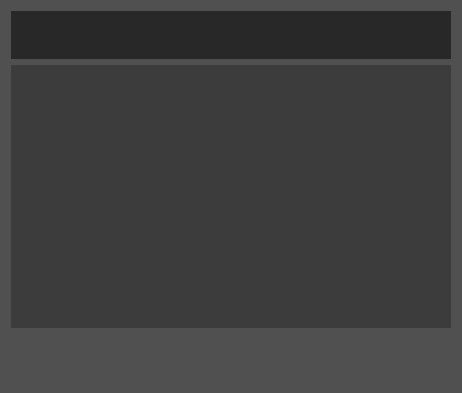
<?xml version="1.0" encoding="UTF-8"?>
<ui version="4.0">
 <class>OpenPersonDialog</class>
 <widget class="QWidget" name="OpenPersonDialog">
  <property name="geometry">
   <rect>
    <x>0</x>
    <y>0</y>
    <width>462</width>
    <height>393</height>
   </rect>
  </property>
  <property name="windowTitle">
   <string>Odpri osebo</string>
  </property>
  <property name="styleSheet">
   <string notr="true">border: none;
background-color: rgb(80,80,80);</string>
  </property>
  <layout class="QGridLayout" name="gridLayout">
   <item row="2" column="2">
    <widget class="QPushButton" name="open_button">
     <property name="minimumSize">
      <size>
       <width>0</width>
       <height>48</height>
      </size>
     </property>
     <property name="maximumSize">
      <size>
       <width>16777215</width>
       <height>48</height>
      </size>
     </property>
     <property name="text">
      <string/>
     </property>
     <property name="icon">
      <iconset resource="../../resources/resources.qrc">
       <normaloff>:/icons/icons/ok.png</normaloff>:/icons/icons/ok.png</iconset>
     </property>
     <property name="iconSize">
      <size>
       <width>32</width>
       <height>32</height>
      </size>
     </property>
    </widget>
   </item>
   <item row="1" column="0" colspan="3">
    <widget class="QListWidget" name="person_list">
     <property name="font">
      <font>
       <family>MS Shell Dlg 2</family>
       <pointsize>12</pointsize>
       <weight>50</weight>
       <bold>false</bold>
      </font>
     </property>
     <property name="styleSheet">
      <string notr="true">background-color: rgb(60,60,60);
color: white;</string>
     </property>
     <property name="selectionMode">
      <enum>QAbstractItemView::ExtendedSelection</enum>
     </property>
    </widget>
   </item>
   <item row="2" column="0">
    <widget class="QPushButton" name="cancel_button">
     <property name="minimumSize">
      <size>
       <width>0</width>
       <height>48</height>
      </size>
     </property>
     <property name="maximumSize">
      <size>
       <width>16777215</width>
       <height>48</height>
      </size>
     </property>
     <property name="text">
      <string/>
     </property>
     <property name="icon">
      <iconset resource="../../resources/resources.qrc">
       <normaloff>:/icons/icons/cancel.png</normaloff>:/icons/icons/cancel.png</iconset>
     </property>
     <property name="iconSize">
      <size>
       <width>32</width>
       <height>32</height>
      </size>
     </property>
    </widget>
   </item>
   <item row="0" column="0" colspan="3">
    <widget class="QLineEdit" name="filter_edit">
     <property name="minimumSize">
      <size>
       <width>0</width>
       <height>48</height>
      </size>
     </property>
     <property name="maximumSize">
      <size>
       <width>16777215</width>
       <height>48</height>
      </size>
     </property>
     <property name="font">
      <font>
       <pointsize>12</pointsize>
      </font>
     </property>
     <property name="styleSheet">
      <string notr="true">background-color: rgb(40,40,40);
color: white;</string>
     </property>
     <property name="text">
      <string/>
     </property>
    </widget>
   </item>
   <item row="2" column="1">
    <widget class="QPushButton" name="new_button">
     <property name="minimumSize">
      <size>
       <width>0</width>
       <height>48</height>
      </size>
     </property>
     <property name="maximumSize">
      <size>
       <width>16777215</width>
       <height>48</height>
      </size>
     </property>
     <property name="text">
      <string/>
     </property>
     <property name="icon">
      <iconset resource="../../resources/resources.qrc">
       <normaloff>:/icons/icons/add_person.png</normaloff>:/icons/icons/add_person.png</iconset>
     </property>
     <property name="iconSize">
      <size>
       <width>32</width>
       <height>32</height>
      </size>
     </property>
    </widget>
   </item>
  </layout>
 </widget>
 <resources>
  <include location="../../resources/resources.qrc"/>
 </resources>
 <connections/>
</ui>
